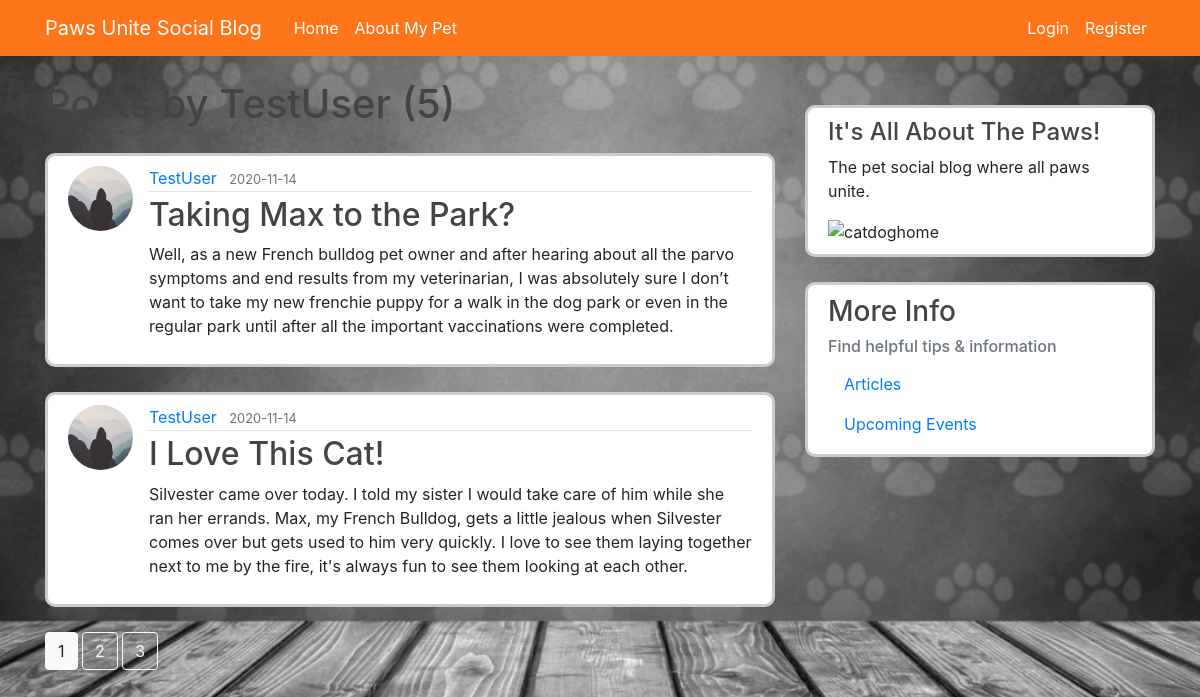
Page /user/TestUser on the committed database.
### socialblog/model.py (models this page shows, shortened)
class User(db.Model, UserMixin):
    id = db.Column(db.Integer, primary_key=True)
    username = db.Column(db.String(20), unique=True, nullable=False)
    email = db.Column(db.String(120), unique=True, nullable=False)
    image_file = db.Column(db.String(20), nullable=False,
                           default='default.jpg')
    password = db.Column(db.String(60), nullable=False)
    posts = db.relationship('Post', backref='author', lazy=True)

class Post(db.Model):
    id = db.Column(db.Integer, primary_key=True)
    title = db.Column(db.String(100), nullable=False)
    date_posted = db.Column(db.DateTime, nullable=False,
                            default=datetime.utcnow)
    content = db.Column(db.Text, nullable=False)
    image = db.Column(db.String, default=None, nullable=True)
    user_id = db.Column(db.Integer, db.ForeignKey('user.id'), nullable=False)

### socialblog/routes.py (the view)
@app.route("/user/<string:username>")
def user_posts(username):
    page = request.args.get('page', 1, type=int)
    user = User.query.filter_by(username=username).first_or_404()
    posts = Post.query.filter_by(author=user)\
        .order_by(Post.date_posted.desc())\
        .paginate(page=page, per_page=2)
    return render_template('user_posts.html', posts=posts, user=user)

### socialblog/templates/user_posts.html
{% extends "layout.html" %}
{% block content %}
<h1 class="mb-3">Posts by {{ user.username }} ({{ posts.total }})</h1>
{% for post in posts.items %}
<article class="media content-section">
    <img class="rounded-circle article-img"
        src="{{ url_for('static', filename='profile_pics/' + post.author.image_file) }}">
    <div class="media-body">
        <div class="article-metadata">
            <a class="mr-2"
                href="{{ url_for('user_posts', username=post.author.username) }}">{{ post.author.username }}</a>
            <small class="text-muted">{{ post.date_posted.strftime('%Y-%m-%d') }}</small>
        </div>
        <h2><a class="article-title" href="{{ url_for('post', post_id=post.id) }}">{{ post.title }}</a></h2>
        <p class="article-content">{{ post.content }}</p>
    </div>
</article>
{% endfor %}
{% for page_num in posts.iter_pages(left_edge=1, right_edge=1, left_current=1, right_current=2) %}
{% if page_num %}
{% if posts.page == page_num %}
<a class="btn btn-light mb-4"
    href="{{ url_for('user_posts', username=user.username, page=page_num) }}">{{ page_num }}</a>
{% else %}
<a class="btn btn-outline-light mb-4"
    href="{{ url_for('user_posts', username=user.username, page=page_num) }}">{{ page_num }}</a>
{% endif %}
{% else %}
...
{% endif %}
{% endfor %}
{% endblock content %}

### socialblog/templates/layout.html (shortened to what this page needs)
<!DOCTYPE html>
<html>
<head>
    <link rel="stylesheet" href="https://maxcdn.bootstrapcdn.com/bootstrap/4.0.0/css/bootstrap.min.css"
>
    <link rel="stylesheet" type="text/css" href="{{ url_for('static', filename='main.css') }}">
</head>
<body>
    <header class="site-header">
        <nav class="navbar navbar-expand-md navbar-dark bg-steel fixed-top">
            <div class="container">
                <a class="navbar-brand mr-4" href="/">Paws Unite Social Blog</a>
                <div class="collapse navbar-collapse" id="navbarToggle">
                    <div class="navbar-nav mr-auto">
                        <a class="nav-item nav-link" href="{{ url_for('home') }}">Home</a>
                        <a class="nav-item nav-link" href="{{ url_for('about') }}">About My Pet</a>
                    </div>
                    <div class="navbar-nav">
                        {% if current_user.is_authenticated %}
                        <a class="nav-item nav-link" href="{{ url_for('new_post') }}">New Post</a>
                        <a class="nav-item nav-link" href="{{ url_for('account') }}">Account</a>
                        <a class="nav-item nav-link" href="{{ url_for('dashboard') }}">Dashboard</a>
                        <a class="nav-item nav-link" href="{{ url_for('logout') }}">Logout</a>
                        {% else %}
                        <a class="nav-item nav-link" href="{{ url_for('login') }}">Login</a>
                        <a class="nav-item nav-link" href="{{ url_for('register') }}">Register</a>
                        {% endif %}
                    </div>
                </div>
            </div>
        </nav>
    </header>
    <main role="main" class="container">
        <div class="row">
            <div class="col-md-8">
                {% block content %}{% endblock %}
            </div>
            <div class="col-md-4">
                <div class="content-section">
                    <h4>It's All About The Paws!</h4>
                    <p>The pet social blog where all paws unite.</p>
                    <img src="/static/catdoghome.png" alt="catdoghome" width="305" height="215">
                </div>
                <div class="col-md-15">
                    <div class="content-section">
                        <h3>More Info</h3>
                        <h6 class='text-muted'>Find helpful tips & information</h6>
                        <ul class="list-group">
                            <a class="nav-item nav-link" href="{{ url_for('articles') }}">Articles</a>
                            <a class="nav-item nav-link" href="{{ url_for('upcoming_events') }}">Upcoming
                                Events</a>
                        </ul>
                    </div>
                </div>
    </main>
</body>
</html>

### socialblog/static/main.css (style rules this page uses)
body { background-color: #ffffff; background-image: url(/static/bwpaws.jpg); background-size: cover; background-position: center; margin-top: 5rem; background-repeat: no-repeat; }
h1, h2, h3, h4, h5, h6 { color: #444444; }
.bg-steel { background-color: #ff751a; }
.site-header .navbar-nav .nav-link { color: #ffffff; }
.fixed-top { vertical-align: middle; }
.content-section { background: #ffffff; padding: 10px 20px; border: 3px solid #cccccc; border-radius: 10px; margin-top: 25px; margin-bottom: 25px; }
.article-title { color: #444444; }
.article-content { white-space: pre-line; }
.article-img { height: 65px; width: 65px; margin-right: 16px; }
.article-metadata { padding-bottom: 1px; margin-bottom: 4px; border-bottom: 1px solid #e3e3e3 }

### rows in the picture
User: username "TestUser"
Post: image_file (placeholder picture), author.username "TestUser", date_posted "2020-11-14", title "Taking Max to the Park?", content "Well, as a new French bulldog pet owner and after hearing about all the parvo symptoms and end results from my veterinarian, I was absolutely sure I don’t want to take my new frenchie puppy for a walk in the dog park or even in the regular park until after all the important vaccinations were completed."
Post: image_file (placeholder picture), author.username "TestUser", date_posted "2020-11-14", title "I Love This Cat!", content "Silvester came over today. I told my sister I would take care of him while she ran her errands. Max, my French Bulldog, gets a little jealous when Silvester comes over but gets used to him very quickly. I love to see them laying together next to me by the fire, it's always fun to see them looking at each other."

### other values in the picture
{{ posts.total }} "5"
{{ page_num }} "1"
{{ page_num }} "2" "3"
